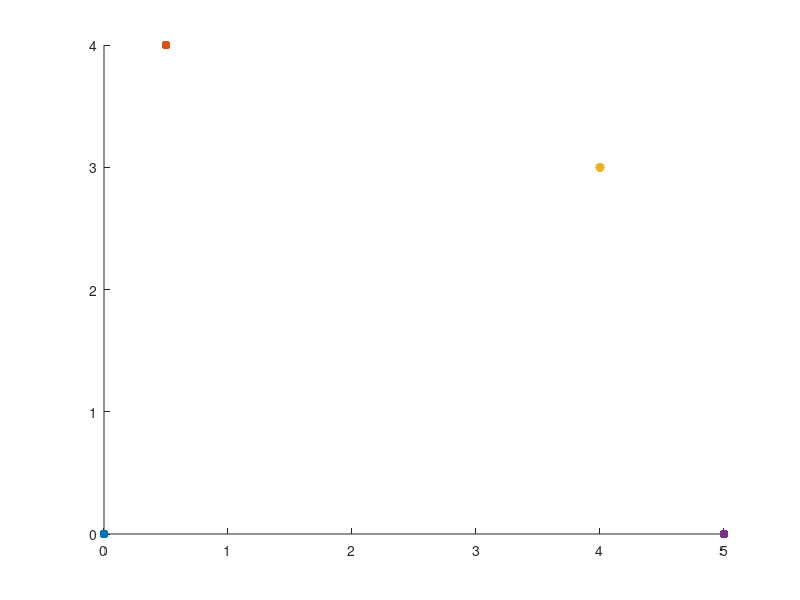

Here is the MATLAB script that generated this plot: (Note: this script raises an error after producing the figure.)
% Aitken's algorithm in affine space
% 
% o history
%   Daniel Klawitter
%   19-01-2010 - 16:20 created
% 
% o summary
%       Startfile for De Casteljau algorithm in affine space.
%       Gerald Farin - Curves and surfaces for CAGD, A pratical guide
%       p. 43
% 
% 
% o TODO:
% 

coords{1}.x=0;
coords{1}.y=0;

coords{2}.x=0.5;
coords{2}.y=4;

coords{3}.x=4;
coords{3}.y=3;

coords{4}.x=5;
coords{4}.y=0;

figure;
hold on;

for i=1:length(coords)
       point = plot(coords{i}.x,coords{i}.y);
       set(point,'Marker','.');
       set(point,'MarkerSize',20);
end

x=[];
y=[];
for i=0:0.01:1
    s=bezierAffine(coords,i);
    x=[x,s.x];
    y=[y,s.y];
end

plot(x,y);


